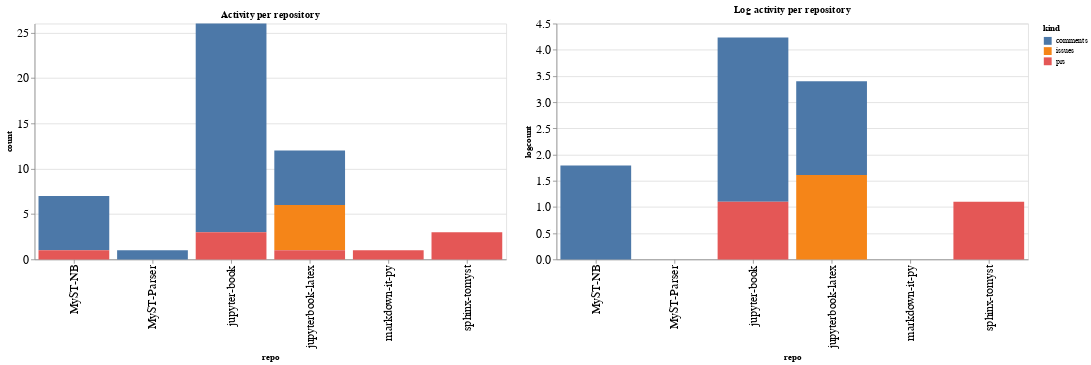

Write notebook code for a chart like this one.
### Code cell
ch1 = alt.Chart(repo_summaries, width=600, title="Activity per repository").mark_bar().encode(
    x='repo',
    y='count',
    color='kind',
    tooltip="kind"
)

ch2 = alt.Chart(repo_summaries, width=600, title="Log activity per repository").mark_bar().encode(
    x='repo',
    y='logcount',
    color='kind',
    tooltip="kind"
)

ch1 | ch2

### Figure 1 — Vega-Lite specification as saved in the notebook (floating-point values rounded to 4 significant figures)
{"config": {"axisLeft": {"labelFontSize": 15}, "axisBottom": {"labelFontSize": 15}}, "hconcat": [{"mark": "bar", "encoding": {"color": {"type": "nominal", "field": "kind"}, "tooltip": {"type": "nominal", "field": "kind"}, "x": {"type": "nominal", "field": "repo"}, "y": {"type": "quantitative", "field": "count"}}, "title": "Activity per repository", "width": 600}, {"mark": "bar", "encoding": {"color": {"type": "nominal", "field": "kind"}, "tooltip": {"type": "nominal", "field": "kind"}, "x": {"type": "nominal", "field": "repo"}, "y": {"type": "quantitative", "field": "logcount"}}, "title": "Log activity per repository", "width": 600}], "data": {"name": "data-92d098fd850a09f5d6a943e34a19cd33"}, "$schema": "https://vega.github.io/schema/vega-lite/v4.8.1.json", "datasets": {"data-92d098fd850a09f5d6a943e34a19cd33": [{"repo": "MyST-NB", "kind": "comments", "count": 6, "logcount": 1.792}, {"repo": "MyST-NB", "kind": "prs", "count": 1, "logcount": 0.0}, {"repo": "MyST-Parser", "kind": "comments", "count": 1, "logcount": 0.0}, {"repo": "jupyter-book", "kind": "comments", "count": 23, "logcount": 3.135}, {"repo": "jupyter-book", "kind": "prs", "count": 3, "logcount": 1.099}, {"repo": "jupyterbook-latex", "kind": "comments", "count": 6, "logcount": 1.792}, {"repo": "jupyterbook-latex", "kind": "issues", "count": 5, "logcount": 1.609}, {"repo": "jupyterbook-latex", "kind": "prs", "count": 1, "logcount": 0.0}, {"repo": "markdown-it-py", "kind": "prs", "count": 1, "logcount": 0.0}, {"repo": "sphinx-tomyst", "kind": "prs", "count": 3, "logcount": 1.099}]}}
